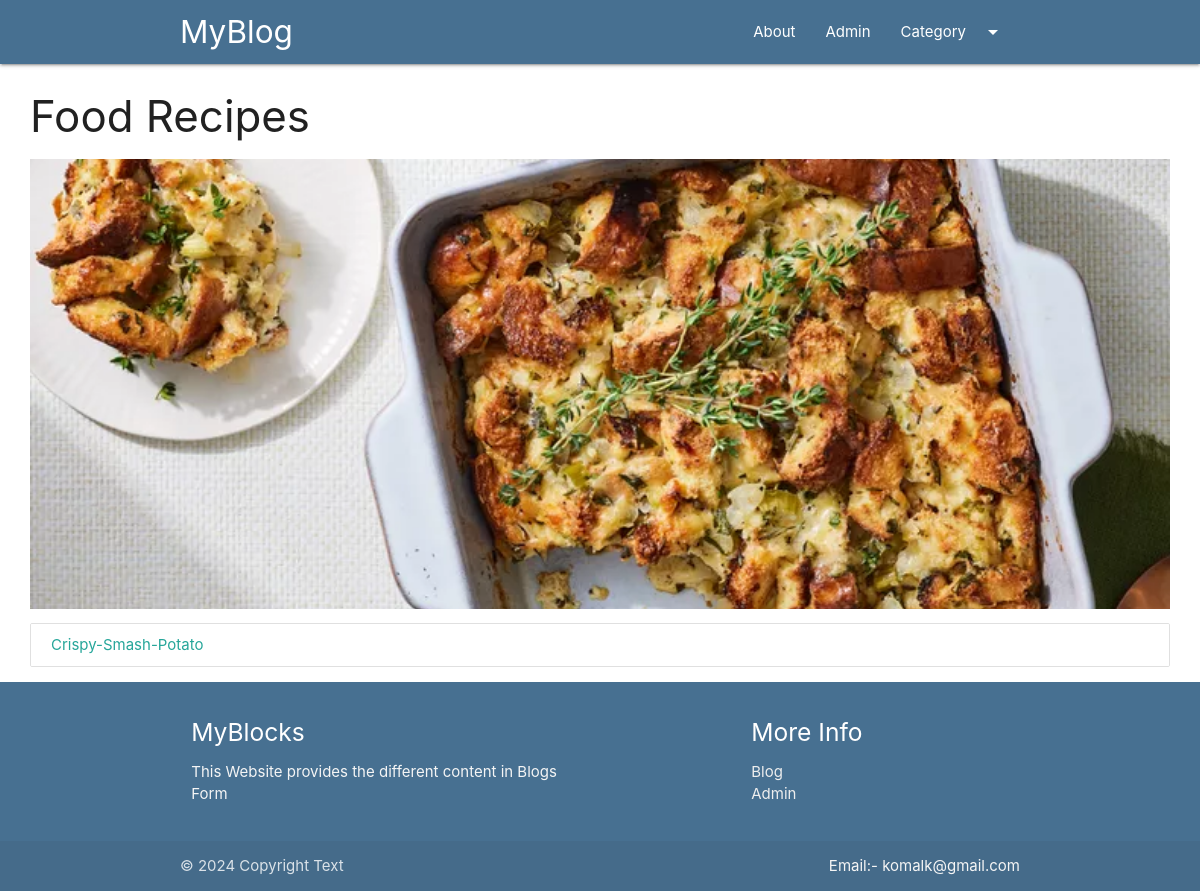
The app's page /blog/category/abc with its own data.
### blog/models.py (models this page shows, shortened)
class Category(models.Model):
    cat_id = models.AutoField(primary_key = True)
    title = models.CharField(max_length = 100)
    description = HTMLField()
    url = models.CharField(max_length= 100)
    image = models.ImageField(upload_to= 'category/')
    add_date = models.DateTimeField(auto_now_add= True, null=True)

class Post(models.Model):
    post_id = models.AutoField(primary_key = True)
    title = models.CharField(max_length= 200)
    content = models.TextField()
    url = models.CharField(max_length= 100)
    cat = models.ForeignKey(Category, on_delete= models.CASCADE)
    image = models.ImageField(upload_to= 'post/')

### blog/views.py (the view)
# urls.py: path('category/<slug:url>', category)
def category(request, url):
    cat = Category.objects.get(url=url)
    posts = Post.objects.filter(cat=cat)
    return render(request, "category.html", {'cat': cat, 'posts': posts})

### template/category.html (shortened to what this page needs)
{% extends 'base.html' %}
{% block content %}
<div class="container-custom">
    <h3>{{cat.title}}</h3>
     <div class="img-container">
         <img src="/media/{{cat.image}}" class="responsive-img " alt="" style="max-height:450px;width:100%;object-fit:cover;"/>
     </div>
      <div class="collection">
          {%for p in posts%}
             <a href="/blog/post/{{p.url}}" class="collection-item">{{p.title}}</a>
             {% empty %}
               <h3>No Post in this Category</h3>
          {%endfor%}
      </div>
</div>
{% endblock %}

### blog/static/css/style.css (style rules this page uses)
.container-custom { width: 95%!important; margin: auto; }

### records on screen
Category: title "Food Recipes", image (picture)
Post: title "Crispy-Smash-Potato"
